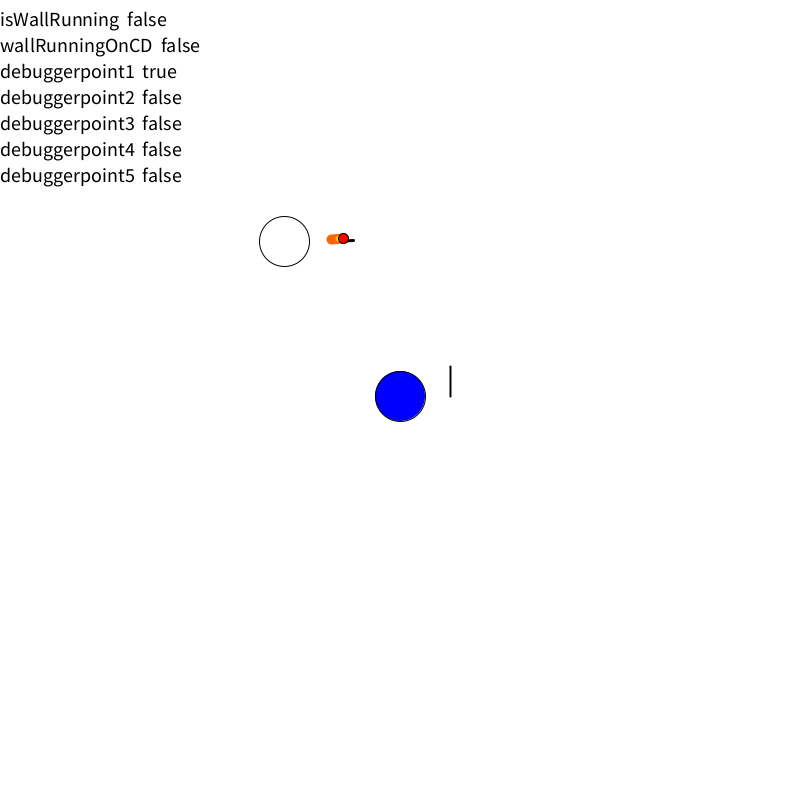
Frame 1 (no input)
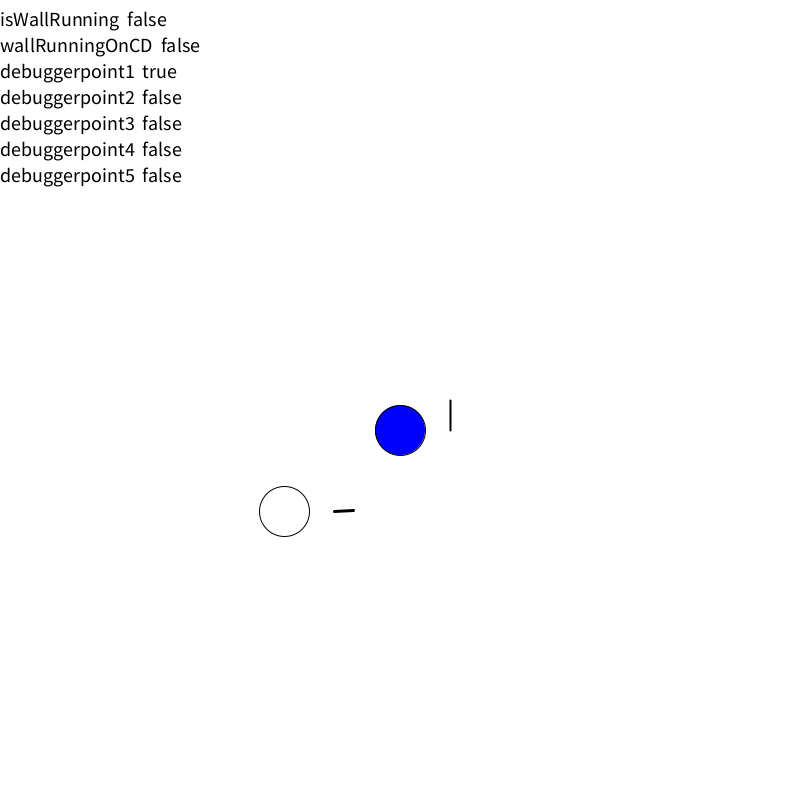
Frame 60 (the mouse pressed at the canvas centre just before this capture)
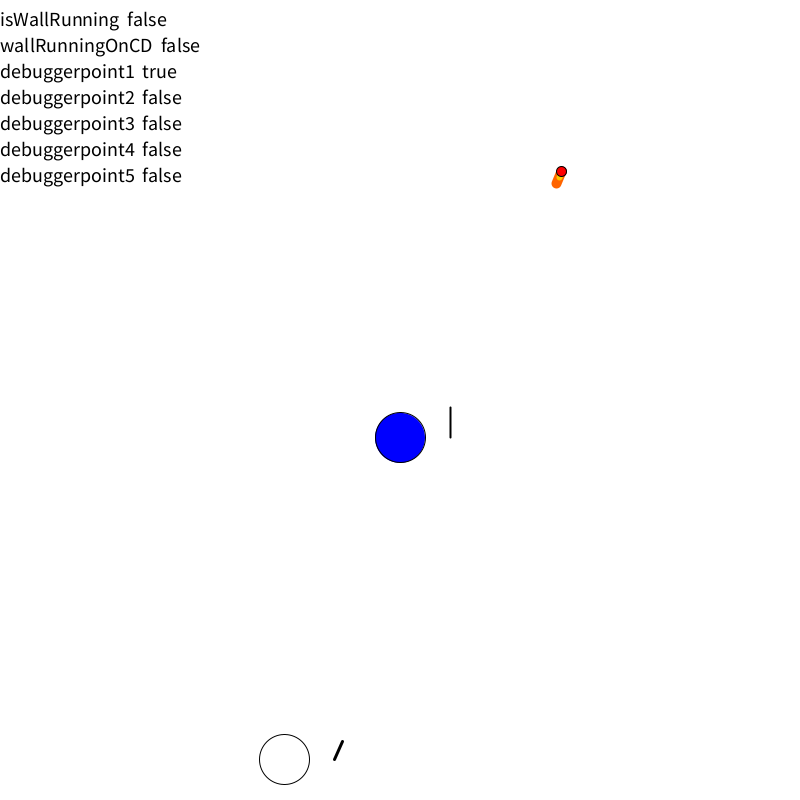
Frame 120 (the mouse held since frame 60 and released just before this capture)

The Processing sketch that drew these frames (run headless with seeded random() and noise(); from frame 60 on, the mouse is pressed at the canvas centre):

// Processing sketch: Collaborative_Ghostrunner_2D
// ── Collaborative_Ghostrunner_2D.pde

PVector dir; // Cancer dont touch //


boolean debuggerpoint1;
boolean debuggerpoint2;
boolean debuggerpoint3;
boolean debuggerpoint4;
boolean debuggerpoint5;









player player;
ArrayList<enemy> enemies;
ArrayList<terrain> map;
ArrayList<bullet> bullets;
ArrayList<pit> pits;

float mapWidth;
float mapHeight;

PVector camera;

void setup()
{
    //fullScreen();
    size(800,800);
    initialization();

    rectMode(CENTER);
}

void draw()
{
    debuggerpoint1 = false;
    debuggerpoint2 = false;
    debuggerpoint3 = false;
    debuggerpoint4 = false;
    debuggerpoint5 = false;
    pushMatrix();
  
    clear();
    background(0);
    translate(width/2-camera.x,height/2-camera.y);
    
    rect(mapWidth/2,mapHeight/2,mapWidth,mapHeight);
  
    player.update();
    updateEnemies();
    updateBullets();


    drawPits();
    drawEnemies();
    player.drawMe();
    drawBullets();
    drawMap();

        // Adjust the cameras position
    camera.x = lerp(camera.x, player.pos.x + player.vel.x*50, 0.025);
    camera.y = lerp(camera.y, player.pos.y + player.vel.y*50, 0.025);
    
    popMatrix();
    
    debugging();
}


void initialization()
{
    mapWidth  = 8000;
    mapHeight = 8000;

    player  = new player( new PVector(mapWidth/2,mapHeight/2), 50, new PVector(0,0,255) );
    enemies = new ArrayList<enemy>(); 
    map     = new ArrayList<terrain>(); 
    bullets = new ArrayList<bullet>();
    pits    = new ArrayList<pit>();

        // Generate the map and the terrain (potentially just storing the terrain though)
    generateTerrain(50);
    generatePits(10);
    generateEnemies(40);

    camera = new PVector(player.pos.x,player.pos.y);
}



    //  ----    Map Stuff    ----   //
void generateTerrain(int terrainNumber)
{
    println(mapWidth, " ", mapHeight);
    for (int i = 0; i < terrainNumber; ++i) {
        map.add( new terrain( new PVector(random(mapWidth),random(mapHeight)), 50 ) );
    }
}
void generatePits(int pitNumber)
{
    for (int i = 0; i < pitNumber; i++)
    {
        pits.add( new pit( new PVector(random(mapWidth),random(mapHeight)), random(mapWidth/10,mapWidth/3), random(mapWidth/10,mapWidth/3) ) );
    }
}
void drawMap()
{
    for (terrain c_terrain : map)
    {
        c_terrain.drawMe();
    }
}
void drawPits()
{
    for (pit c_pit : pits)
    {
        c_pit.drawMe();
    }
}
void drawEnemies()
{
    for (enemy c_enemy : enemies)
    {
        c_enemy.drawMe();
    }
}
void drawBullets()
{
    for (bullet c_bullet : bullets)
    {
        c_bullet.drawMe();
    }
}
    //  -------------------------   //





    //  ----    Update game state and agents    ----  //
void updateEnemies()
{
    for (int i = enemies.size()-1; i >= 0; i--)
    {
        enemy c_enemy = enemies.get(i); 
        c_enemy = enemies.get(i);
        c_enemy.update();
    }
}
void updateBullets()
{
    for (int i = bullets.size()-1; i >= 0; i--)
    {
        bullet c_bullet = bullets.get(i);
        c_bullet = bullets.get(i);
        c_bullet.update();
    }
}
    //  --------------------------------------------  //




    //  ----  Initalize enemy positions  ----  //
void generateEnemies(int enemyNumber)
{
    for (int i = 0; i < enemyNumber; i++)
    {
            // Generate randomly distributed enemies
        enemies.add( new enemy(new PVector(random(mapWidth),random(mapHeight)), 50, new PVector(255,255,255) ) );
    }
}
    //  -------------------------------------  //



void mousePressed()
{
    println("Mouse pressed");

        // Make the player character do a slash (will take a few frames to complete)
    //player.slash();
}

void keyPressed()
{
    println("KeyCode: ", keyCode);

    println("Key Pressed");
    if (key == 'w')
    {
        // W
        player.wIsPressed = true;
    }
    if (key == 'a')
    {
        // A
        player.aIsPressed = true;
    }
    if (key == 's')
    {
        // S
        player.sIsPressed = true;
    }
    if (key == 'd')
    {
        // D
        player.dIsPressed = true;
    }

    if (keyCode == 32)
    {
        // SPACE
        player.spaceIsPressed = true;
    }
}

void keyReleased()
{
    println("Key Released");
    if (key == 'w')
    {
        // W
        player.wIsPressed = false;
    }
    if (key == 'a')
    {
        // A
        player.aIsPressed = false;
    }
    if (key == 's')
    {
        // S
        player.sIsPressed = false;
    }
    if (key == 'd')
    {
        // D
        player.dIsPressed = false;
    }

    if (keyCode == 32)
    {
        // SPACE
        player.spaceIsPressed = false;
    }
}
















void debugging()
{
  pushStyle();
  pushMatrix();
  textSize(20);
  fill(0);
  
  
  
  translate(0,height/30);
  text("isWallRunning  " + str(player.isWallRunning),0,0);
  
  translate(0,height/30);
  text("wallRunningOnCD  " + str(player.wallRunningOnCD),0,0);
  
  translate(0,height/30);
  text("debuggerpoint1  " + str(debuggerpoint1),0,0);
  translate(0,height/30);
  text("debuggerpoint2  " + str(debuggerpoint2),0,0);
  translate(0,height/30);
  text("debuggerpoint3  " + str(debuggerpoint3),0,0);
  translate(0,height/30);
  text("debuggerpoint4  " + str(debuggerpoint4),0,0);
  translate(0,height/30);
  text("debuggerpoint5  " + str(debuggerpoint5),0,0);
  
  
  
  popStyle();
  popMatrix();
}

// ── bullet.pde
class bullet
{
    PVector pos;
    PVector vel;

    float rad;

    bullet(PVector ipos, PVector ivel)
    {
        pos = new PVector(0,0);
        pos.x = ipos.x;
        pos.y = ipos.y;

        vel = new PVector(0,0);
        vel.x = ivel.x;
        vel.y = ivel.y;

        rad = 10;
    }

    void update()
    {
        pos.add(vel);
    }

    void drawMe()
    {
        pushMatrix();
        pushStyle();

        stroke(255,100,0);
        strokeWeight(10);
        float tvar = random(1,2);
        line(pos.x, pos.y, pos.x-vel.x*tvar, pos.y-vel.y*tvar);
        stroke(255,200,0);
        strokeWeight(6);
        tvar = random(0.5,1);
        line(pos.x, pos.y, pos.x-vel.x*tvar, pos.y-vel.y*tvar);
        stroke(200,255,200);
        strokeWeight(2);
        tvar = random(0,0.5);
        line(pos.x, pos.y, pos.x-vel.x*tvar, pos.y-vel.y*tvar);

        stroke(0);
        strokeWeight(1);

        fill(255,0,0);
        ellipse(pos.x,pos.y,rad,rad);
        

        popStyle();
        popMatrix();
    }
}

// ── enemy.pde

class enemy{
    PVector acc     = new PVector(0,0);
    PVector vel     = new PVector(0,0);
    PVector pos;
    PVector dirVec      = new PVector(0,-1);    //Is a unit vector
    PVector perpDirVec  = new PVector(1,0);     //"" ""

    PVector col;

    boolean isAlive     = true;
    boolean isShot      = false;
    boolean colliding;
    int bulletShotTimer        = 0;
    int bulletShotTimerDefault = 60;

    float r;
    float speed         = 10;   //Initial speed of player
    float weaponSize    = 20;   //Length of the weapon (gun usually)
    float bulletSpeed   = 10;

    int state = 0;  //AI state, to determine its behaviour; 0= aggressive, 1= defensive

    enemy(PVector initialPosition, float radius, PVector colour){
        pos     = initialPosition;
        r       = radius;
        col     = colour;
    }

    void drawMe(){
        //Draws the player at its position
        //(1)Draws player
        //(2)Draws player weapon

        //(1)
        pushStyle();
        fill(col.x, col.y, col.z);
        ellipse(pos.x, pos.y, r, r);
        popStyle();

        //(2)
        pushStyle();
        fill(0, 0, 0);
        strokeWeight(3);
        line(pos.x +(perpDirVec.x*r), pos.y +(perpDirVec.y*r),  pos.x +(perpDirVec.x*r) +(dirVec.x*weaponSize), pos.y +(perpDirVec.y*r) +(dirVec.y*weaponSize));
        popStyle();
    }
    void update(){
        //Updates player values, such as positions, velocities, accelerations, etc
        updateAcc();
        updateVel();
        updatePos();
        updateAlive();
        updateDirection();

        //println(bulletShotTimer);
        if (dist(player.pos.x,player.pos.y,pos.x,pos.y) < 500  &&  bulletShotTimer==0)
        {
            fireBullet();
        }
        if (bulletShotTimer>0) {bulletShotTimer--;}
    }
    void updateAcc(){
        //## Condition needed ##
        acc.x = 0;
        acc.y = 0;
    }
    void updateVel(){
        //Acceleration+
        vel.x += acc.x;
        vel.y += acc.y;
    }
    void updatePos(){
        pos.x += vel.x;
        pos.y += vel.y;
    }
    boolean updatePitCollision(){
        //Checks whether the player is colliding with a pit
        colliding = false;
        for(int i=0; i<pits.size(); i++)   //For all pits...
        {
            //if colliding with a pit
            if( (( (pits.get(i).center.x -((pits.get(i).w)/2.0)) <= pos.x  )&&( pos.x <= (pits.get(i).center.x +((pits.get(i).w)/2.0)) )) && (( (pits.get(i).center.y -((pits.get(i).h)/2.0)) <= pos.y  )&&( pos.y <= (pits.get(i).center.y +((pits.get(i).h)/2.0)) )) )
            {
                colliding = true;
            }
        }

        if(colliding == true)
        {
            return true;
        }
        else
        {
            return false;
        }

    }
    boolean updateBulletCollision(){
        //Checks whether the player is colliding with a bullet
        colliding = false;
        for(int i=0; i<bullets.size(); i++)   //For all pits...
        {
            //if colliding with a pit
            if( pow( ( pos.x - bullets.get(i).pos.x ), 2) + pow( ( pos.y - bullets.get(i).pos.y ), 2) <= pow( (r), 2) )
            {
                colliding = true;
            }
        }

        if(colliding == true)
        {
            return true;
        }
        else
        {
            return false;
        }
    }
    void updateAlive(){
        //Checks whether the player should be alive
        //(1)Are they not on ground AND not dashing
        //(2)Are they colliding with a bullet


        //(2)
        isShot = updateBulletCollision();
        if( isShot )
        {
            isAlive = false;
        }

    }
    void fireBullet(){
        //Fires a pullet in front of it
        dirVec = new PVector((player.pos.x+player.vel.x*40)-pos.x,(player.pos.y+player.vel.y*40)-pos.y);
        dirVec.normalize();
        bullet newBullet = new bullet( new PVector(pos.x +(dirVec.x*r), pos.y +(dirVec.y*r)), new PVector(dirVec.x*bulletSpeed, dirVec.y*bulletSpeed) );
        bullets.add( newBullet );

        bulletShotTimer = bulletShotTimerDefault;
    }
    void AI(){
        //Decides which state to put the enemy AI in
        if(true)
        {
            state = 0;
        }
        //...
    }
    void updateDirection(){
        //Updates the direction the enemy will face
        //(1)Aggressive -> towards player
        //(2)Defensive  -> away from player

        //(1)
        if(state == 0)
        {
            //TURN UNTIL FACING PLAYER
        }

        //(2)
        if(state == 1)
        {
            //pass
        }
    }
}

// ── pit.pde
class pit
{
    PVector center;
    float w;  //Width  of pit
    float h;  //Height of pit

    pit(PVector icenter, float iw, float ih)
    {
        center = new PVector(0,0);
        center.x = icenter.x;
        center.y = icenter.y;

        w = iw;
        h = ih;
    }

    void drawMe()
    {
        pushMatrix();
        pushStyle();

        noStroke();
        fill(100,0,0);
        translate(center.x,center.y);
        rect(0,0,w,h);

        popStyle();
        popMatrix();
    }
}
// ── player.pde
class player{
    PVector acc         = new PVector(0,0);
    PVector vel         = new PVector(0,0);
    PVector pos;
    PVector dirVec      = new PVector(0,-1);    //Is a unit vector
    PVector perpDirVec  = new PVector(1,0);     //"" ""
    PVector col;


    PVector wallPiecePos    = new PVector(0,0);     //The positoin of the wall piece being looked at
    PVector cWall           = new PVector(0,0);     //The wall number, and piece number of the wall you are travelling on
    int tInd;
    int pInd;
    boolean wallForwardDir  = false;                //Whether to travel in the forward or reverse direction of the wall (+-1)


    boolean isAlive         = true;
    boolean isDashing       = false;
    boolean isWallRunning   = false;
    boolean wallRunningOnCD = false;
    boolean inPit           = false;
    boolean isShot          = false;
    boolean colliding;


    boolean wIsPressed      = false;
    boolean aIsPressed      = false;
    boolean sIsPressed      = false;
    boolean dIsPressed      = false;
    boolean spaceIsPressed  = false;


    int currentWall;


    float r;
    float tarGroundSpeed = 4;
    float speed          = 4;//Initial speed of player
    float wallSpeed      = tarGroundSpeed * 0.5;  //Speed when wallRunning
    float tarWallSpeed   = tarGroundSpeed * 2;
    float turnSpeed      = 0.08;         //The angle at which the player turns every frame when left/right is held
    float weaponSize     = 30;           //Length of the sword
    float wallColRad     = 20;           //The distance from a wall piece before the user runs along the wall


    player(PVector initialPosition, float radius, PVector colour){
        pos     = initialPosition;
        r       = radius;
        col     = colour;
    }



    void drawMe(){
        //Draws the player at its position
        //(1)Draws player
        //(2)Draws player weapon


        //println(pos);
        //(1)
        pushStyle();
        fill(col.x, col.y, col.z);
        ellipse(pos.x, pos.y, r, r);
        popStyle();



        //(2)
        pushStyle();
        fill(0, 0, 0);
        strokeWeight(2);
        line(pos.x +(perpDirVec.x*r), pos.y +(perpDirVec.y*r),  pos.x +(perpDirVec.x*r) +(dirVec.x*weaponSize), pos.y +(perpDirVec.y*r) +(dirVec.y*weaponSize));
        popStyle();
    }
    void update(){
        //Updates player values, such as positions, velocities, accelerations, etc
        calcTurnDir();
        checkBlink();
        updateAcc();
        updateVel();
        updatePos();
        updateAlive();
        updateWallRunning();
    }
    void calcTurnDir(){
        //Determines how to turn
        println("--A-- ",aIsPressed);
        if(aIsPressed)    //If left
        {
            turnDir(-turnSpeed);
        }
        if(dIsPressed)    //If right
        {
            turnDir(turnSpeed);
        }
    }
    void turnDir(float theta){
        //Turns the direction of the entity
        dirVec.rotate(theta);
        perpDirVec.rotate(theta);
    }
    void updateAcc(){
        //## Condition needed ##
        acc.x = 0;
        acc.y = 0;
    }
    void updateVel(){
        //Acting to slow the player to normal speed
        if (!isWallRunning && (speed - tarGroundSpeed > 0))
        {
          speed *= 0.99;
        }
      
        //Running+
        vel.x = dirVec.x *speed;
        vel.y = dirVec.y *speed;

        //Wall-Running+
        if (isWallRunning && pInd > map.get(tInd).pieces.size()-2)
        {
            isWallRunning = false;
            wallRunningOnCD = true;
        }
        if(isWallRunning && !wallRunningOnCD)
        {
                // James' Solution //
            // PVector unitVec = new PVector(0,0);
            // unitVec.x = map.get( int(cWall.x) ).pieces.get( int(cWall.y) ).x;
            // unitVec.y = map.get( int(cWall.x) ).pieces.get( int(cWall.y) ).y;

            // unitVec.normalize();
            // dirVec.x = -unitVec.x;
            // dirVec.y = -unitVec.y;


            // vel.x = unitVec.x * wallSpeed;
            // vel.y = unitVec.y * wallSpeed;




                // Dan's Solution //
            PVector unitVec = new PVector(0,0);
            if (pInd != 0)
            {
                unitVec.x = map.get( tInd ).pieces.get( pInd+1 ).x - map.get( tInd ).pieces.get( pInd ).x;
                unitVec.y = map.get( tInd ).pieces.get( pInd+1 ).y - map.get( tInd ).pieces.get( pInd ).y;
            }

            unitVec.setMag(speed);
            speed = lerp(speed,tarWallSpeed,0.1);
            dirVec.x = unitVec.x;
            dirVec.y = unitVec.y;
            dirVec.normalize();

            vel.x = unitVec.x;
            vel.y = unitVec.y;


            PVector nextPiecePos = new PVector(0,0);
            for(int q=0; q<pInd+2; q++)  //For all pieces in walls...
            {
                nextPiecePos.x = map.get(tInd).pieces.get(q).x;
                nextPiecePos.y = map.get(tInd).pieces.get(q).y;
            }
            if (dist(nextPiecePos.x,nextPiecePos.y,pos.x,pos.y) < 10)
            {
                pInd+=1;
            }
            
        }


        //Acceleration+
        vel.x += acc.x;
        vel.y += acc.y;
    }
    void updatePos(){
        pos.x += vel.x;
        pos.y += vel.y;
    }
    boolean updatePitCollision(){
        //Checks whether the player is colliding with a pit
        colliding = false;
        for(int i=0; i<pits.size(); i++)   //For all pits...
        {
            //if colliding with a pit
            if( (( (pits.get(i).center.x -((pits.get(i).w)/2.0)) <= pos.x  )&&( pos.x <= (pits.get(i).center.x +((pits.get(i).w)/2.0)) )) && (( (pits.get(i).center.y -((pits.get(i).h)/2.0)) <= pos.y  )&&( pos.y <= (pits.get(i).center.y +((pits.get(i).h)/2.0)) )) )
            {
                colliding = true;
            }
        }



        if(colliding == true)
        {
            return true;
        }
        else
        {
            return false;
        }



    }
    boolean updateBulletCollision(){
        //Checks whether the player is colliding with a bullet
        colliding = false;
        for(int i=0; i<bullets.size(); i++)   //For all pits...
        {
            //if colliding with a pit
            if( pow( ( pos.x - bullets.get(i).pos.x ), 2) + pow( ( pos.y - bullets.get(i).pos.y ), 2) <= pow( (r), 2) )
            {
                colliding = true;
            }
        }



        if(colliding == true)
        {
            return true;
        }
        else
        {
            return false;
        }
    }
    void updateAlive(){
        //Checks whether the player should be alive
        //(1)Are they not on ground AND not dashing
        //(2)Are they colliding with a bullet



        //(1)
        inPit = updatePitCollision();
        if( inPit )                 //If not on ground
        {
            if( !isDashing )        //If not dashing
            {
                isAlive = false;
            }
        }



        //(2)
        isShot = updateBulletCollision();
        if( isShot )
        {
            isAlive = false;
        }



    }
    void checkBlink(){
        //Blinks the user when space is pressed
        if(spaceIsPressed)
        {
            pos.x += (mouseX - pos.x)/10;
            pos.y += (mouseY - pos.y)/10;
        }
    }
    void updateWallRunning(){

            // James' Solution //

        // //Determines whether the player is wall running
        // isWallRunning = false;
        // for(int p=0; p<map.size(); p++)             //For all walls...
        // {
        //     wallPiecePos.x = 0;
        //     wallPiecePos.y = 0;
        //     for(int q=0; q<map.get(p).pieces.size(); q++)  //For all pieces in walls...
        //     {


        //         wallPiecePos.x += map.get(p).pieces.get(q).x;
        //         wallPiecePos.y += map.get(p).pieces.get(q).y;
        //         if( pow( (pos.x - wallPiecePos.x), 2) + pow( (pos.y - wallPiecePos.y), 2) < pow( (wallColRad), 2) )
        //         //if( dist(pos.x,pos.y, wallPiecePos.x,wallPiecePos.y) < pow( (wallColRad), 2) )    //if within range...
        //         {
        //             pos.x   = wallPiecePos.x;
        //             pos.y   = wallPiecePos.y;
        //             cWall.x = p;
        //             cWall.y = q;
        //             isWallRunning = true;


        //             wallForwardDir = false;
        //             break;
        //         }


        //     }
        // }

        // if (isWallRunning)
        // {
        //     if( (map.get( int(cWall.x) ).pieces.size()-1 == int(cWall.y) ))
        //     {
        //         pos.x += -map.get( int(cWall.x) ).pieces.get(int(cWall.y)).x*10;
        //         pos.y += -map.get( int(cWall.x) ).pieces.get(int(cWall.y)).y*10;
        //     }else if (cWall.y == 0){
        //         pos.x += -map.get( int(cWall.x) ).pieces.get(1).x*10;
        //         pos.y += -map.get( int(cWall.x) ).pieces.get(1).y*4;
        //     }
        // }

        println(!wallRunningOnCD);
            // Dan's Solution //
        if (!isWallRunning && !wallRunningOnCD)
        {
            debuggerpoint1 = true;
            for(int p=0; p<map.size(); p++)             //For all walls...
            {
                wallPiecePos.x = 0;
                wallPiecePos.y = 0;
                for(int q=0; q<map.get(p).pieces.size(); q++)  //For all pieces in walls...
                {


                    wallPiecePos.x = map.get(p).pieces.get(q).x;
                    wallPiecePos.y = map.get(p).pieces.get(q).y;
                    if( pow( (pos.x - wallPiecePos.x), 2) + pow( (pos.y - wallPiecePos.y), 2) < pow( (wallColRad), 2) )
                    //if( dist(pos.x,pos.y, wallPiecePos.x,wallPiecePos.y) < pow( (wallColRad), 2) )    //if within range...
                    {
                        pos.x   = wallPiecePos.x;
                        pos.y   = wallPiecePos.y;
                        tInd = p;
                        pInd = q;
                        isWallRunning = true;

                        wallForwardDir = true;
                        break;
                    }


                }
            }
        }else if (wallRunningOnCD)
        {
          wallRunningOnCD = false;
          for(int p=0; p<map.size(); p++)             //For all walls...
            {
                wallPiecePos.x = 0;
                wallPiecePos.y = 0;
                for(int q=0; q<map.get(p).pieces.size(); q++)  //For all pieces in walls...
                {


                    wallPiecePos.x = map.get(p).pieces.get(q).x;
                    wallPiecePos.y = map.get(p).pieces.get(q).y;
                    
                    if( pow( (pos.x - wallPiecePos.x), 2) + pow( (pos.y - wallPiecePos.y), 2) < 2*pow( (wallColRad), 2) )
                    //if( dist(pos.x,pos.y, wallPiecePos.x,wallPiecePos.y) < pow( (wallColRad), 2) )    //if within range...
                    {
                        wallRunningOnCD = true;
                        break;
                    }
                }
            }
        }
    }
    
}

// ── terrain.pde
class terrain
{
    ArrayList<PVector> pieces;

    terrain(PVector iorigin, int polyCount)
    {
        pieces = new ArrayList<PVector>();
        pieces.add( new PVector(iorigin.x, iorigin.y) );

        dir = new PVector(random(-30,30),random(-30,30));
        for (int i = 0; i < polyCount; ++i) {
            PVector newPiece = new PVector(0,0);
            newPiece.x = pieces.get(pieces.size()-1).x + dir.x;
            newPiece.y = pieces.get(pieces.size()-1).y + dir.y;
            dir.rotate(0.03);
            println(dir);
            pieces.add(newPiece);
        }
    }

    void drawMe()
    {
        pushStyle();
        pushMatrix();
        
        stroke(0,0,255);
        strokeWeight(10);
        for (int i = 1; i < pieces.size()-1; i++) {
            PVector p1 = pieces.get(i);
            PVector p2 = pieces.get(i+1);
            line(p1.x,p1.y,p2.x,p2.y); 
        }
        
        popMatrix();
        popStyle();
    }
}
